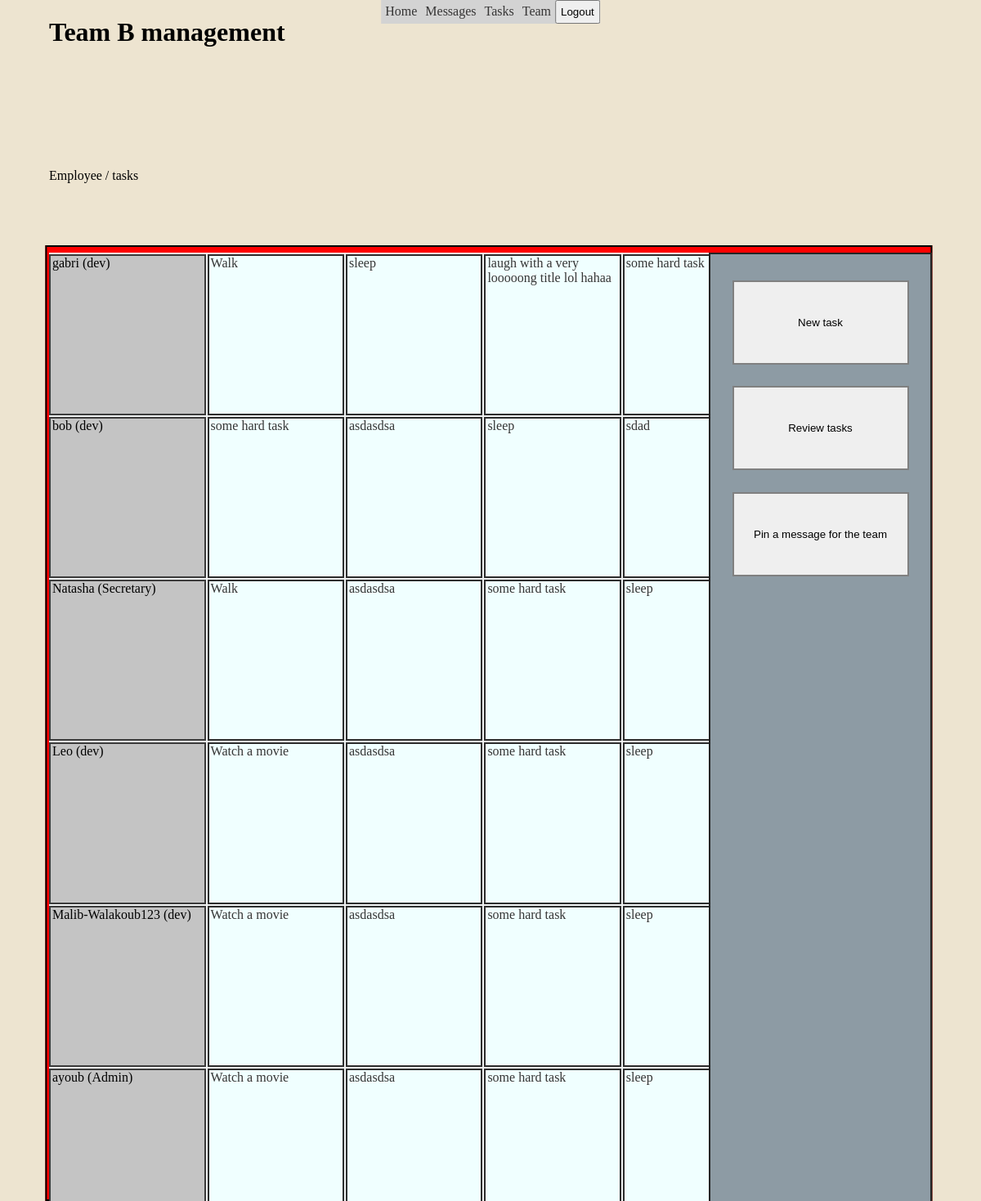
The app's page /dashboard/team/ (signed in) with its own data.
### dashboard/models.py (models this page shows, shortened)
class Users(AbstractUser):
    street_address = models.CharField(max_length=50, blank=True)
    phone = models.CharField(max_length=12, blank=True)
    assigned_on = models.DateField(auto_now_add=True)
    notes = models.TextField(blank=True)

class UserProfile(models.Model):
    user = models.OneToOneField(settings.AUTH_USER_MODEL, on_delete=models.CASCADE,
                                help_text='* You can add a new user with the plus sign ')
    role = models.ForeignKey(Role, on_delete=models.SET_NULL, null=True)
    notes = models.TextField(blank=True)
    recipients = models.ManyToManyField(settings.AUTH_USER_MODEL,
                                         blank = True, related_name='many_relation', default='----' )
    team = models.ForeignKey('Team', on_delete=models.CASCADE, null=True)
    class Meta:
        verbose_name_plural = "Add a user"

class Team(models.Model):
    team_lead =models.ForeignKey(UserProfile, on_delete=models.CASCADE,
                                 related_name='team_lead', null=True)
    pinned_msg = models.TextField(null=True , default='Sample msg')
    name = models.CharField(max_length=40, blank=True )
    description = models.TextField(null=True)

class Role(models.Model):
    name = models.CharField(max_length=50)
    redirect_url = models.CharField(max_length=255, default='dashboard:home',
                                    help_text="* Path to dashboard, do not change")
    description = models.TextField(blank=True)

class Task(models.Model):
       users = models.ManyToManyField(UserProfile, related_name='task_users')
       description = models.TextField()
       name = models.CharField(max_length=50)
       creation_date = models.DateField(auto_now_add=True)
       due_date = models.DateTimeField()
       completed = models.BooleanField(default=False)
       urgent = models.BooleanField(default=False)

### dashboard/views.py (the view)
# urls.py: path('team/', views.TeamView.as_view(), name = 'team'),
class TeamView(LoginRequiredMixin, View):
    template_name='dashboard/team_view.html'
    def get(self, request):
        profile = UserProfile.objects.get(id=self.request.user.id)
        team = profile.team.name
        team_member = UserProfile.objects.filter(team__name=team)
        user = self.request.user
        context = {'user':user, 'team': team_member}
        return render(request, self.template_name, context)

### dashboard/templates/dashboard/team_view.html (shortened to what this page needs)
 {% include 'dashboard/base.html' %}
 {% block content %}
 <h1 class="team_title">{{user.userprofile.team.name}} management</h1>
 <div class="team_second_title">Employee / tasks</div>
 <div class="team_container1">
<div class="team_tasks">
{% for member in team %}
<div class="team_member_rows">
<div class="team_name_container">{{member.user.username}} ({{member.role.name}})</div>
{% for task in member.task_users.all %}
<div class="tasks_units_blocks">
<a class="link_management" href="{% url 'dashboard:task_manage_update' task.id %}">{{task.name}}</a></div>
{% endfor %}
</div>
{% endfor %}
</div>
<div class="team_management">
<div class="btn-div">
 <a href="{% url 'dashboard:task_manage_create' %}">
    <button class="button_tasks_list" type="button">New task</button>
 </a>
</div>
<div class="btn-div3">
<a href="{% url 'dashboard:team_completed' %}">
<button class="button_tasks_list">Review tasks</button>
</a>
</div>
<div class="btn-div2">
<a href="{% url 'dashboard:team_update' user.userprofile.team.id %}">
<button type="button" class="button_tasks_list">Pin a message for the team</button>
</a>
</div>
</div>
</div>
 {% endblock %}

### dashboard/static/dashboard/styles.css (style rules this page uses)
a { text-decoration: none; color: rgb(54, 53, 53); font-family: 'Times New Roman', Times, serif; }
.team_container1 { height: 79vh; display: flex; position: fixed; bottom: 0%; left:50%; transform: translateX(-50%); width: 90vw; }
.team_tasks { width: 75%; overflow-y: scroll; overflow-x: scroll; background-color: rgb(239, 241, 241); }
.team_management { width:25%; height: 100%; background-color: rgb(141, 155, 164); border: 2px rgb(36, 36, 36) solid; }
.team_member_rows { height: 17%; display: flex; gap: 2px; margin-top: 2px; }
.team_name_container { border: solid rgb(59, 59, 59) 2.5px; width: 23%; flex-shrink: 0; position: sticky; left: 0; z-index: 100; background-color: rgb(196, 196, 196); padding-left: 2px; }
.tasks_units_blocks { border: 2px rgb(45, 45, 45) solid; width: 20%; flex-shrink: 0; background-color: azure; padding-left: 2px; }
.team_title { position: fixed; left:5%; top: 0%; }
.team_second_title { position: fixed; top: 14%; left: 5%; }
.link_management { display: block; height: 100%; }
.button_tasks_list { height: 7vh; width: 18vw; border: grey solid 2px; left: 50%; }
.btn-div { display: flex; justify-content: center; align-items: center; margin-top: 12%; }
.btn-div2 { display: flex; justify-content: center; align-items: center; padding: 5%; }
.btn-div3 { display: flex; justify-content: center; align-items: center; margin-top: 5%; padding: 5%; }

### records on screen
Users: userprofile.team.name "Team B"
UserProfile: user.username "gabri", role.name "dev"
Task: name "Walk"
Task: name "sleep"
Task: name "laugh with a very looooong title lol hahaa"
Task: name "some hard task"
UserProfile: user.username "bob", role.name "dev"
Task: name "asdasdsa"
Task: name "sdad"
UserProfile: user.username "Natasha", role.name "Secretary"
UserProfile: user.username "Leo", role.name "dev"
Task: name "Watch a movie"
UserProfile: user.username "Malib-Walakoub123", role.name "dev"
UserProfile: user.username "ayoub", role.name "Admin"
